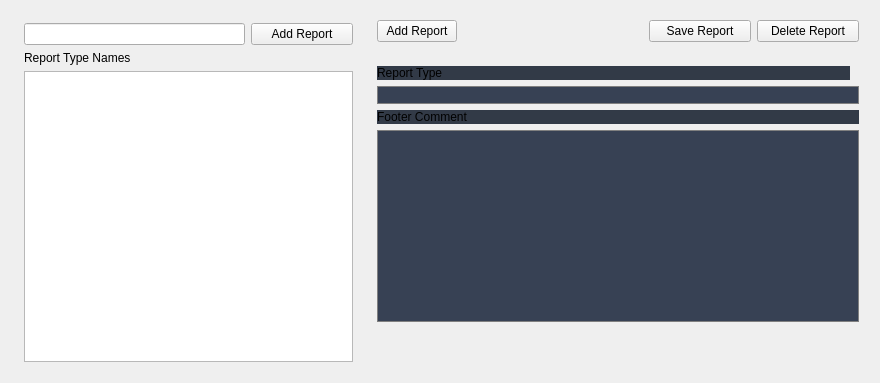
                <widget class="QWidget" name="chmReportInfoTab">
                 <attribute name="title">
                  <string>Report Info</string>
                 </attribute>
                 <layout class="QHBoxLayout" name="horizontalLayout_53">
                  <property name="leftMargin">
                   <number>12</number>
                  </property>
                  <property name="rightMargin">
                   <number>12</number>
                  </property>
                  <property name="bottomMargin">
                   <number>12</number>
                  </property>
                  <item>
                   <widget class="QWidget" name="chmReportsWidget" native="true">
                    <property name="minimumSize">
                     <size>
                      <width>350</width>
                      <height>0</height>
                     </size>
                    </property>
                    <property name="maximumSize">
                     <size>
                      <width>300</width>
                      <height>16777215</height>
                     </size>
                    </property>
                    <property name="styleSheet">
                     <string notr="true"/>
                    </property>
                    <layout class="QVBoxLayout" name="verticalLayout_41">
                     <property name="leftMargin">
                      <number>12</number>
                     </property>
                     <property name="topMargin">
                      <number>12</number>
                     </property>
                     <item>
                      <widget class="QWidget" name="widget_40" native="true">
                       <property name="minimumSize">
                        <size>
                         <width>0</width>
                         <height>0</height>
                        </size>
                       </property>
                       <layout class="QHBoxLayout" name="horizontalLayout_52">
                        <property name="spacing">
                         <number>-1</number>
                        </property>
                        <property name="leftMargin">
                         <number>0</number>
                        </property>
                        <property name="topMargin">
                         <number>0</number>
                        </property>
                        <property name="rightMargin">
                         <number>0</number>
                        </property>
                        <property name="bottomMargin">
                         <number>0</number>
                        </property>
                        <item>
                         <widget class="QLineEdit" name="reportNameInput_2">
                          <property name="minimumSize">
                           <size>
                            <width>0</width>
                            <height>0</height>
                           </size>
                          </property>
                         </widget>
                        </item>
                        <item>
                         <widget class="QPushButton" name="addReportBtn_2">
                          <property name="minimumSize">
                           <size>
                            <width>102</width>
                            <height>0</height>
                           </size>
                          </property>
                          <property name="text">
                           <string>Add Report</string>
                          </property>
                         </widget>
                        </item>
                       </layout>
                      </widget>
                     </item>
                     <item>
                      <widget class="QLabel" name="label_34">
                       <property name="text">
                        <string>Report Type Names </string>
                       </property>
                      </widget>
                     </item>
                     <item>
                      <widget class="QListWidget" name="reportsList_2"/>
                     </item>
                    </layout>
                   </widget>
                  </item>
                  <item>
                   <widget class="QWidget" name="chmReportsInfoWidget_2" native="true">
                    <property name="styleSheet">
                     <string notr="true">

#widget_20 {
	background-color:  #323a47;
} 


#widget_21 {
	background-color:  #323a47;
	border-radius:10px; 
}

QTextEdit {
	border: 1px solid gray;
	background-color: rgb(55, 65, 84);
	color: white; 
} 

QLineEdit {
	border: 1px solid gray;
	background-color: rgb(55, 65, 84);
}
QLabel {
	background-color:  #323a47;
}

</string>
                    </property>
                    <layout class="QVBoxLayout" name="verticalLayout_34">
                     <property name="leftMargin">
                      <number>0</number>
                     </property>
                     <property name="topMargin">
                      <number>0</number>
                     </property>
                     <property name="rightMargin">
                      <number>0</number>
                     </property>
                     <property name="bottomMargin">
                      <number>0</number>
                     </property>
                     <item>
                      <widget class="QWidget" name="widget_22" native="true">
                       <property name="minimumSize">
                        <size>
                         <width>500</width>
                         <height>0</height>
                        </size>
                       </property>
                       <property name="styleSheet">
                        <string notr="true"/>
                       </property>
                       <layout class="QHBoxLayout" name="horizontalLayout_50">
                        <item>
                         <widget class="QPushButton" name="pushButton_7">
                          <property name="text">
                           <string>Add Report</string>
                          </property>
                         </widget>
                        </item>
                        <item>
                         <spacer name="horizontalSpacer_15">
                          <property name="orientation">
                           <enum>Qt::Horizontal</enum>
                          </property>
                          <property name="sizeHint" stdset="0">
                           <size>
                            <width>40</width>
                            <height>20</height>
                           </size>
                          </property>
                         </spacer>
                        </item>
                        <item>
                         <widget class="QPushButton" name="gcmsSaveReportBtn">
                          <property name="minimumSize">
                           <size>
                            <width>102</width>
                            <height>0</height>
                           </size>
                          </property>
                          <property name="maximumSize">
                           <size>
                            <width>16777215</width>
                            <height>16777215</height>
                           </size>
                          </property>
                          <property name="text">
                           <string>Save Report</string>
                          </property>
                         </widget>
                        </item>
                        <item>
                         <widget class="QPushButton" name="gcmsDeleteReportBtn">
                          <property name="minimumSize">
                           <size>
                            <width>102</width>
                            <height>0</height>
                           </size>
                          </property>
                          <property name="maximumSize">
                           <size>
                            <width>16777215</width>
                            <height>16777215</height>
                           </size>
                          </property>
                          <property name="text">
                           <string>Delete Report</string>
                          </property>
                         </widget>
                        </item>
                       </layout>
                      </widget>
                     </item>
                     <item>
                      <widget class="QWidget" name="chmReportsInfo" native="true">
                       <property name="minimumSize">
                        <size>
                         <width>400</width>
                         <height>0</height>
                        </size>
                       </property>
                       <property name="styleSheet">
                        <string notr="true"/>
                       </property>
                       <layout class="QVBoxLayout" name="verticalLayout_37">
                        <item>
                         <widget class="QWidget" name="widget_24" native="true">
                          <layout class="QHBoxLayout" name="horizontalLayout_51">
                           <property name="leftMargin">
                            <number>0</number>
                           </property>
                           <property name="topMargin">
                            <number>0</number>
                           </property>
                           <property name="bottomMargin">
                            <number>0</number>
                           </property>
                           <item>
                            <widget class="QLabel" name="label_77">
                             <property name="text">
                              <string>Report Type</string>
                             </property>
                            </widget>
                           </item>
                          </layout>
                         </widget>
                        </item>
                        <item>
                         <widget class="QLineEdit" name="icpReportType_2">
                          <property name="enabled">
                           <bool>false</bool>
                          </property>
                         </widget>
                        </item>
                        <item>
                         <widget class="QLabel" name="label_78">
                          <property name="text">
                           <string>Footer Comment </string>
                          </property>
                         </widget>
                        </item>
                        <item>
                         <widget class="QTextEdit" name="footerComments_3">
                          <property name="autoFillBackground">
                           <bool>false</bool>
                          </property>
                          <property name="html">
                           <string>&lt;!DOCTYPE HTML PUBLIC &quot;-//W3C//DTD HTML 4.0//EN&quot; &quot;http://www.w3.org/TR/REC-html40/strict.dtd&quot;&gt;
&lt;html&gt;&lt;head&gt;&lt;meta name=&quot;qrichtext&quot; content=&quot;1&quot; /&gt;&lt;style type=&quot;text/css&quot;&gt;
p, li { white-space: pre-wrap; }
&lt;/style&gt;&lt;/head&gt;&lt;body style=&quot; font-family:'.AppleSystemUIFont'; font-size:13pt; font-weight:400; font-style:normal;&quot;&gt;
&lt;p style=&quot;-qt-paragraph-type:empty; margin-top:0px; margin-bottom:0px; margin-left:0px; margin-right:0px; -qt-block-indent:0; text-indent:0px;&quot;&gt;&lt;br /&gt;&lt;/p&gt;&lt;/body&gt;&lt;/html&gt;</string>
                          </property>
                         </widget>
                        </item>
                        <item>
                         <spacer name="verticalSpacer_9">
                          <property name="orientation">
                           <enum>Qt::Vertical</enum>
                          </property>
                          <property name="sizeHint" stdset="0">
                           <size>
                            <width>20</width>
                            <height>40</height>
                           </size>
                          </property>
                         </spacer>
                        </item>
                       </layout>
                      </widget>
                     </item>
                    </layout>
                   </widget>
                  </item>
                 </layout>
                </widget>
